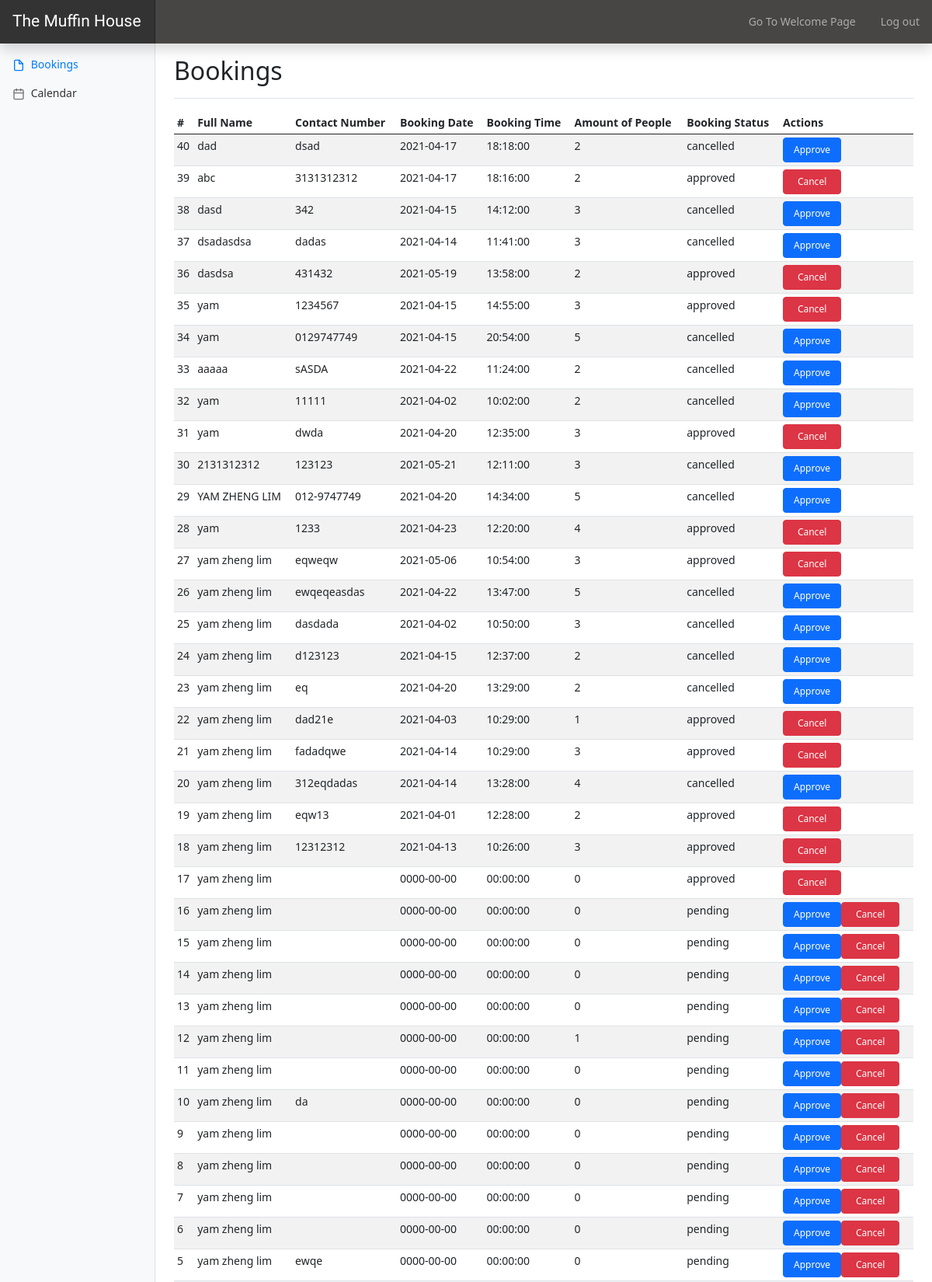
Screenshot of /admin/index.php (signed in, upper part) with the database file from the repository.
### tables this page shows
CREATE TABLE `bookingform` (
  `booking_id` int(11) NOT NULL,
  `user_id` int(11) NOT NULL,
  `booking_fullname` text NOT NULL,
  `booking_contact` varchar(11) NOT NULL,
  `booking_date` date NOT NULL,
  `booking_time` time NOT NULL,
  `numberPerson` int(11) DEFAULT NULL,
  `booking_status` varchar(15) NOT NULL DEFAULT 'pending',
  `booking_create_at` datetime NOT NULL DEFAULT current_timestamp()
);

### admin/index.php (the view, shortened to what this page needs)
<?php
  require("../config.php");
  if(isset($_SESSION['id']))
  {
      $sql = "SELECT * FROM bookingform
              WHERE booking_date >= DATE(CURRENT_TIMESTAMP())
              ORDER BY booking_create_at DESC";
      $query = mysqli_query($link,$sql);
  }
?>
<!doctype html>
<html lang="en">
  <head>
<link href="../assets/dist/css/bootstrap.min.css" rel="stylesheet">
    <link href="dashboard.css" rel="stylesheet">
  </head>
  <body>
<header class="navbar navbar-dark sticky-top flex-md-nowrap p-0 shadow" style="background-color:rgba(26, 24, 22, 0.8)">
  <a class="navbar-brand col-md-3 col-lg-2 me-0 px-3" style ="font-family: 'Satisfy', sans-serif; font-size: 1.5em;" href="../welcome.php">The Muffin House</a>
  <div style="display: flex;">
    <ul class="navbar-nav px-3">
      <li class="nav-item text-nowrap">
        <a class="nav-link" href="../welcome.php">Go To Welcome Page</a>
      </li>
    </ul>
    <ul class="navbar-nav px-3">
      <li class="nav-item text-nowrap">
        <a class="nav-link" href="../logout.php">Log out</a>
      </li>
    </ul>
  </div>
</header>
<?php
  if(isset($_SESSION['id']))
  {
      $sql = "SELECT * FROM bookingform
              #WHERE booking_date >= DATE(CURRENT_TIMESTAMP())
              ORDER BY booking_create_at DESC";
      $query = mysqli_query($link,$sql);
  };
?>
<div class="container-fluid">
  <div class="row">
    <nav id="sidebarMenu" class="col-md-3 col-lg-2 d-md-block bg-light sidebar collapse">
      <div class="position-sticky pt-3">
        <ul class="nav flex-column">
          <li class="nav-item">
            <a class="nav-link active" href="#">
              <span data-feather="file"></span>
              Bookings
            </a>
            <a class="nav-link" href="calendar.php">
              <span data-feather="calendar"></span>
              Calendar
            </a>
          </li>
      </div>
    </nav>
    <main class="col-md-9 ms-sm-auto col-lg-10 px-md-4">
      <div class="d-flex justify-content-between flex-wrap flex-md-nowrap align-items-center pt-3 pb-2 mb-3 border-bottom">
        <h1 class="h2">Bookings</h1>
      </div>
      <div class="table-responsive">
        <table class="table table-striped table-sm">
          <thead>
            <tr>
            <th scope="col">#</th>
      <th scope="col">Full Name</th>
      <th scope="col">Contact Number</th>
      <th scope="col">Booking Date</th>
      <th scope="col">Booking Time</th>
      <th scope="col">Amount of People</th>
      <th scope="col">Booking Status</th>
      <th scope="col">Actions</th>
            </tr>
          </thead>
          <tbody>
          <?php
while($row = mysqli_fetch_array($query))
{
  echo "
      <tr>
          <td>";
          echo $row['booking_id'];
          echo "</td>";
          echo "<td>";
          echo $row['booking_fullname'];
          echo "</td>";
          echo "<td>";
          echo $row['booking_contact'];
          echo "</td>";
          echo "<td>";
          echo $row['booking_date'];
          echo "</td>";
          echo "<td>";
          echo $row['booking_time'];
          echo "</td>";
          echo "<td>";
          echo $row['numberPerson'];
          echo "</td>";
          echo "<td>";
          echo $row['booking_status'];
          echo "</td>";
          if($row['booking_status']=='pending')
          {
            echo "<td style='display:flex'>";
            echo '<form action="approve_booking.php" method="get">';
            echo "<button type='submit' class='btn btn-primary' style='font-size: 12px; width: 75px;'>";
            echo "Approve</button>";
            echo "</form>";
            echo "<br>";
            echo '<form action="cancel_booking.php" method="get">';
            echo "<button type='submit' class='btn btn-danger' style='font-size: 12px; width: 75px'>";
            echo "Cancel</button>";
            echo "</form>";
            echo "</td>";
          }
          else if($row['booking_status']=='cancelled'){
            echo "<td>";
            echo '<form action="approve_booking.php" method="get">';
            echo "<button type='submit' class='btn btn-primary' style='font-size: 12px; width: 75px'>";
            echo "Approve</button>";
            echo "</form>";
            echo "</td>";
          }
          else
          {
            echo "<td>";
            echo '<form action="cancel_booking.php" method="get">';
            echo "<button type='submit' class='btn btn-danger' style='font-size: 12px; width: 75px'>";
            echo "Cancel</button>";
          }
          echo "</form>";
          echo "</td>";
      echo '</tr>';
}
?>
          </tbody>
        </table>
      </div>
    </main>
  </div>
</div>
  </body>
</html>

### admin/dashboard.css (style rules this page uses)
body { font-size: .875rem; }
.feather { width: 16px; height: 16px; vertical-align: text-bottom; }
.sidebar { position: fixed; top: 0; bottom: 0; left: 0; z-index: 100; padding: 48px 0 0; box-shadow: inset -1px 0 0 rgba(0, 0, 0, .1); }
.sidebar .nav-link { font-weight: 500; color: #333; }
.sidebar .nav-link .feather { margin-right: 4px; color: #727272; }
.sidebar .nav-link.active { color: #007bff; }
.sidebar .nav-link:hover .feather, .sidebar .nav-link.active .feather { color: inherit; }
.navbar-brand { padding-top: .75rem; padding-bottom: .75rem; font-size: 1rem; background-color: rgba(0, 0, 0, .25); box-shadow: inset -1px 0 0 rgba(0, 0, 0, .25); }

### rows the page displays
bookingform: booking_id "40", booking_fullname "dad", booking_contact "dsad", booking_date "2021-04-17", booking_time "18:18:00", numberPerson "2", booking_status "cancelled"
bookingform: booking_id "39", booking_fullname "abc", booking_contact "3131312312", booking_date "2021-04-17", booking_time "18:16:00", numberPerson "2", booking_status "approved"
bookingform: booking_id "38", booking_fullname "dasd", booking_contact "342", booking_date "2021-04-15", booking_time "14:12:00", numberPerson "3", booking_status "cancelled"
bookingform: booking_id "37", booking_fullname "dsadasdsa", booking_contact "dadas", booking_date "2021-04-14", booking_time "11:41:00", numberPerson "3", booking_status "cancelled"
bookingform: booking_id "36", booking_fullname "dasdsa", booking_contact "431432", booking_date "2021-05-19", booking_time "13:58:00", numberPerson "2", booking_status "approved"
bookingform: booking_id "35", booking_fullname "yam", booking_contact "1234567", booking_date "2021-04-15", booking_time "14:55:00", numberPerson "3", booking_status "approved"
bookingform: booking_id "34", booking_fullname "yam", booking_contact "0129747749", booking_date "2021-04-15", booking_time "20:54:00", numberPerson "5", booking_status "cancelled"
bookingform: booking_id "33", booking_fullname "aaaaa", booking_contact "sASDA", booking_date "2021-04-22", booking_time "11:24:00", numberPerson "2", booking_status "cancelled"
bookingform: booking_id "32", booking_fullname "yam", booking_contact "11111", booking_date "2021-04-02", booking_time "10:02:00", numberPerson "2", booking_status "cancelled"
bookingform: booking_id "31", booking_fullname "yam", booking_contact "dwda", booking_date "2021-04-20", booking_time "12:35:00", numberPerson "3", booking_status "approved"
bookingform: booking_id "30", booking_fullname "2131312312", booking_contact "123123", booking_date "2021-05-21", booking_time "12:11:00", numberPerson "3", booking_status "cancelled"
bookingform: booking_id "29", booking_fullname "YAM ZHENG LIM", booking_contact "012-9747749", booking_date "2021-04-20", booking_time "14:34:00", numberPerson "5", booking_status "cancelled"
bookingform: booking_id "28", booking_fullname "yam", booking_contact "1233", booking_date "2021-04-23", booking_time "12:20:00", numberPerson "4", booking_status "approved"
bookingform: booking_id "27", booking_fullname "yam zheng lim", booking_contact "eqweqw", booking_date "2021-05-06", booking_time "10:54:00", numberPerson "3", booking_status "approved"
bookingform: booking_id "26", booking_fullname "yam zheng lim", booking_contact "ewqeqeasdas", booking_date "2021-04-22", booking_time "13:47:00", numberPerson "5", booking_status "cancelled"
bookingform: booking_id "25", booking_fullname "yam zheng lim", booking_contact "dasdada", booking_date "2021-04-02", booking_time "10:50:00", numberPerson "3", booking_status "cancelled"
bookingform: booking_id "24", booking_fullname "yam zheng lim", booking_contact "d123123", booking_date "2021-04-15", booking_time "12:37:00", numberPerson "2", booking_status "cancelled"
bookingform: booking_id "23", booking_fullname "yam zheng lim", booking_contact "eq", booking_date "2021-04-20", booking_time "13:29:00", numberPerson "2", booking_status "cancelled"
bookingform: booking_id "22", booking_fullname "yam zheng lim", booking_contact "dad21e", booking_date "2021-04-03", booking_time "10:29:00", numberPerson "1", booking_status "approved"
bookingform: booking_id "21", booking_fullname "yam zheng lim", booking_contact "fadadqwe", booking_date "2021-04-14", booking_time "10:29:00", numberPerson "3", booking_status "approved"
bookingform: booking_id "20", booking_fullname "yam zheng lim", booking_contact "312eqdadas", booking_date "2021-04-14", booking_time "13:28:00", numberPerson "4", booking_status "cancelled"
bookingform: booking_id "19", booking_fullname "yam zheng lim", booking_contact "eqw13", booking_date "2021-04-01", booking_time "12:28:00", numberPerson "2", booking_status "approved"
bookingform: booking_id "18", booking_fullname "yam zheng lim", booking_contact "12312312", booking_date "2021-04-13", booking_time "10:26:00", numberPerson "3", booking_status "approved"
bookingform: booking_id "17", booking_fullname "yam zheng lim", booking_date "0000-00-00", booking_time "00:00:00", numberPerson "0", booking_status "approved"
bookingform: booking_id "16", booking_fullname "yam zheng lim", booking_date "0000-00-00", booking_time "00:00:00", numberPerson "0", booking_status "pending"
bookingform: booking_id "15", booking_fullname "yam zheng lim", booking_date "0000-00-00", booking_time "00:00:00", numberPerson "0", booking_status "pending"
bookingform: booking_id "14", booking_fullname "yam zheng lim", booking_date "0000-00-00", booking_time "00:00:00", numberPerson "0", booking_status "pending"
bookingform: booking_id "13", booking_fullname "yam zheng lim", booking_date "0000-00-00", booking_time "00:00:00", numberPerson "0", booking_status "pending"
bookingform: booking_id "12", booking_fullname "yam zheng lim", booking_date "0000-00-00", booking_time "00:00:00", numberPerson "1", booking_status "pending"
bookingform: booking_id "11", booking_fullname "yam zheng lim", booking_date "0000-00-00", booking_time "00:00:00", numberPerson "0", booking_status "pending"
bookingform: booking_id "10", booking_fullname "yam zheng lim", booking_contact "da", booking_date "0000-00-00", booking_time "00:00:00", numberPerson "0", booking_status "pending"
bookingform: booking_id "9", booking_fullname "yam zheng lim", booking_date "0000-00-00", booking_time "00:00:00", numberPerson "0", booking_status "pending"
bookingform: booking_id "8", booking_fullname "yam zheng lim", booking_date "0000-00-00", booking_time "00:00:00", numberPerson "0", booking_status "pending"
bookingform: booking_id "7", booking_fullname "yam zheng lim", booking_date "0000-00-00", booking_time "00:00:00", numberPerson "0", booking_status "pending"
bookingform: booking_id "6", booking_fullname "yam zheng lim", booking_date "0000-00-00", booking_time "00:00:00", numberPerson "0", booking_status "pending"
bookingform: booking_id "5", booking_fullname "yam zheng lim", booking_contact "ewqe", booking_date "0000-00-00", booking_time "00:00:00", numberPerson "0", booking_status "pending"
